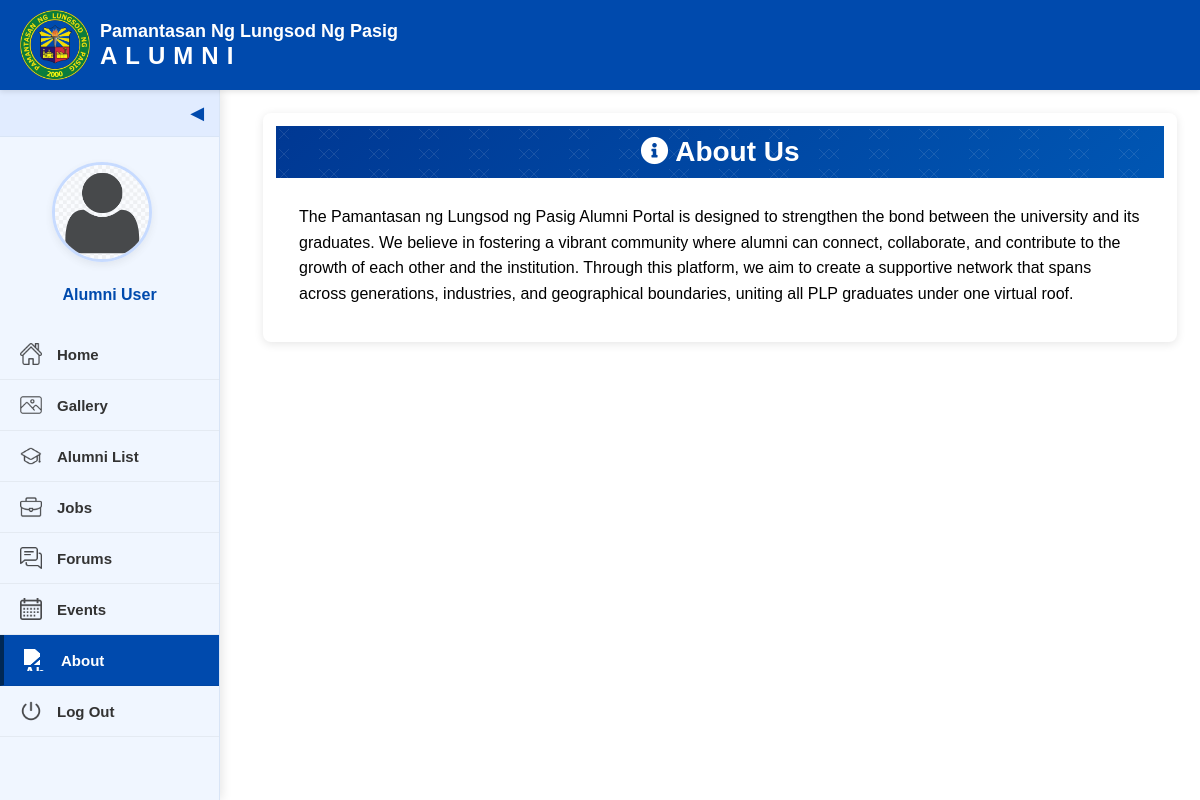
Page /alumni-about.php on the earlier database version.
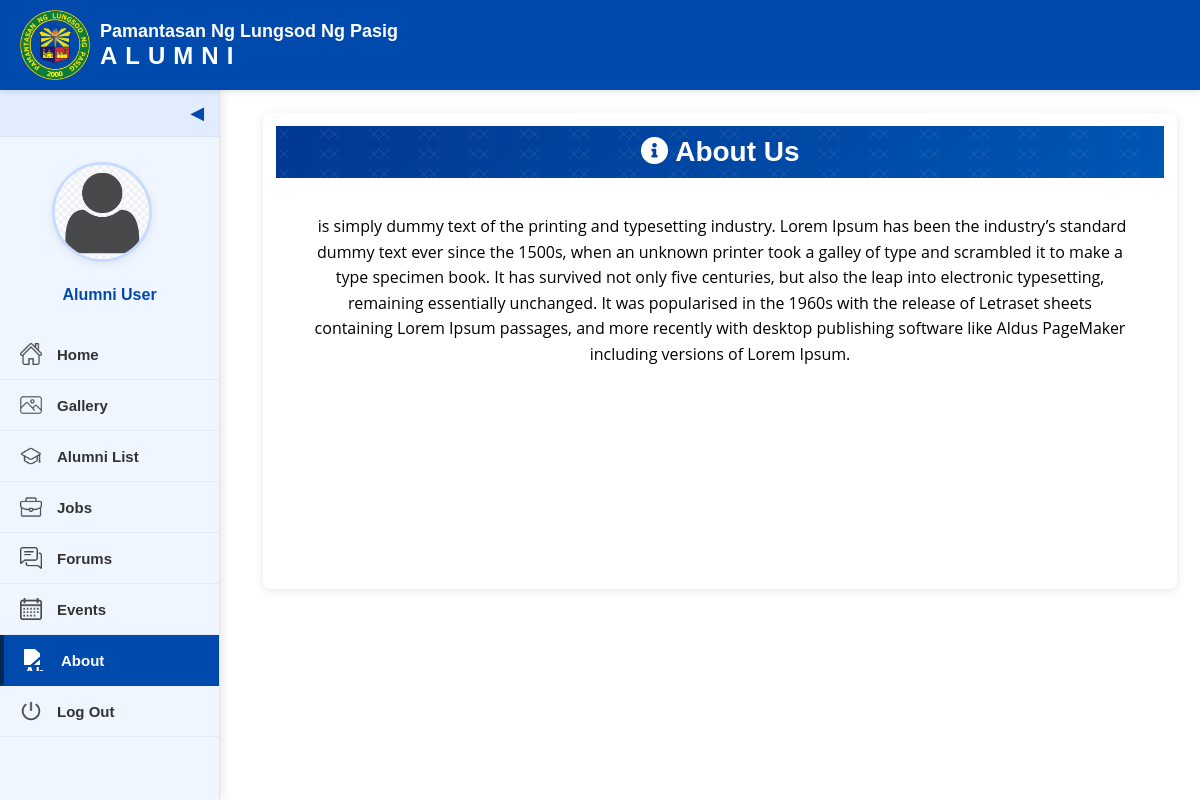
Same page on the later database version.
### tables this page shows
CREATE TABLE `system_settings` (
  `id` int(30) NOT NULL,
  `name` text NOT NULL,
  `email` varchar(200) NOT NULL,
  `contact` varchar(20) NOT NULL,
  `cover_img` text NOT NULL,
  `about_content` text NOT NULL
);

### alumni-about.php (the view, shortened to what this page needs)
<?php
include 'admin/db_connect.php';
$about_query = "SELECT about_content, name FROM system_settings LIMIT 1";
$about_result = $conn->query($about_query);
$about_data = $about_result->fetch_assoc();
$about_content = $about_data['about_content'] ?? '';
$avatar = 'images/avatar.png';
$display_name = 'Alumni User';
?>
<!DOCTYPE html>
<html>
    <head>
        <link rel="stylesheet" href="style.css">
        <link rel="stylesheet" href="alumni-about.css">
        <link rel="stylesheet" href="https://cdnjs.cloudflare.com/ajax/libs/font-awesome/5.15.4/css/all.min.css">
    </head>
    <body>
        <div class="interface-header">
            <img src="images/logo.png" alt="PLP Logo" class="logo-interface">
            <div class="text">
                <div class="school-name">Pamantasan Ng Lungsod Ng Pasig</div>
                <div class="alumni-title">ALUMNI</div>
            </div>
        </div>
        <div class="about">
            <div class="sidebar" id="sidebar">
                <div class="toggle-btn" onclick="toggleSidebar()">&#x25C0;</div>
                <div class="sidebar-content">
                    <div class="profile-section">
                        <a href="alumni-manage-profile.php" class="profile-pic">
                            <img src="<?php echo htmlspecialchars($avatar); ?>" alt="Profile Picture">
                        </a>
                        <div class="profile-name"><?php echo htmlspecialchars($display_name); ?></div>
                    </div>
                    <a href="alumni-home.php"><img src="images/home.png" alt="Home"><span>Home</span></a>
                    <a href="alumni-gallery.php"><img src="images/gallery.png" alt="Gallery"><span>Gallery</span></a>
                    <a href="alumni-list.php"><img src="images/alumni_list.png" alt="Alumni List"><span>Alumni List</span></a>
                    <a href="alumni-job.php"><img src="images/jobs.png" alt="Jobs"><span>Jobs</span></a>
                    <a href="alumni-forums.php"><img src="images/forums.png" alt="Forums"><span>Forums</span></a>
                    <a href="alumni-events.php"><img src="images/calendar.png" alt="Events"><span>Events</span></a>
                    <a href="alumni-about.php" class="active"><img src="images/about.png" alt="About"><span>About</span></a>
                    <a href="landing.php"><img src="images/log-out.png" alt="Log Out"><span>Log Out</span></a>
                </div>
            </div>
            <div class="main-content">
                <div class="about-container">
                    <div class="about-header">
                        <div class="about-header-pattern"></div>
                        <h1><i class="fas fa-info-circle"></i> About Us</h1>
                    </div>
                    <div class="about-content">
                        <?php if(!empty($about_content)): ?>
                            <div class="about-section">
                                <?php echo html_entity_decode($about_content); ?>
                            </div>
                        <?php endif; ?>
                    </div>
                </div>
            </div>
        </div>
    </body>
</html>

Differences in the rows shown:
changed system_settings: about_content "The Pamantasan ng Lungsod ng Pasig Alumni Portal is designed to strengthen the bond between the university and its graduates. We believe in fostering a vibrant community where alumni can connect, collaborate, and contribute to the growth of each other and the institution. Through this platform, we aim to create a supportive network that spans across generations, industries, and geographical boundaries, uniting all PLP graduates under one virtual roof." → "is simply dummy text of the printing and typesetting industry. Lorem Ipsum has been the industry’s standard dummy text ever since the 1500s, when an unknown printer took a galley of type and scrambled it to make a type specimen book. It has survived not only five centuries, but also the leap into electronic typesetting, remaining essentially unchanged. It was popularised in the 1960s with the release of Letraset sheets containing Lorem Ipsum passages, and more recently with desktop publishing software like Aldus PageMaker including versions of Lorem Ipsum."
